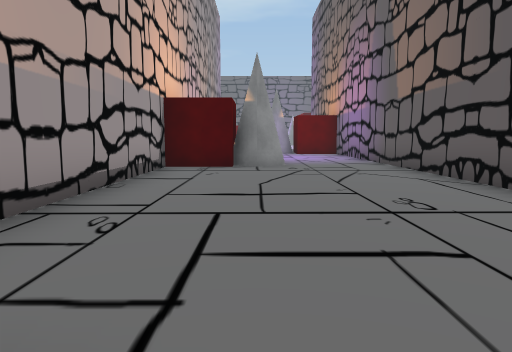
View 1 (above)

17 first-person views from a walk through a 3-D level made in the Unity game engine. The camera is 1.3 m above the floor, tilts 6° down and sees 70° across. The floor is counted in squares, 2 m on a side. Each view is taken from the middle of a square. On the plan, view 1 faces up. The plan holds only what a view shows up to about 11 squares ahead; the rest is blank. The place goes on beyond the plan. The player is left out. Some animated figures are not drawn.

View 2
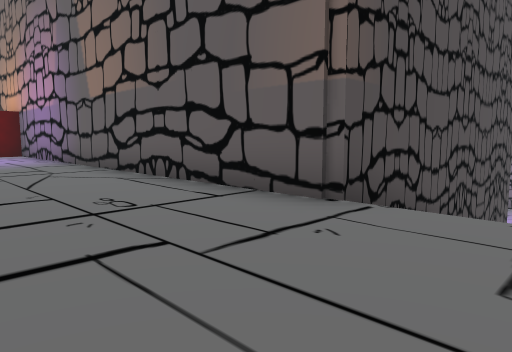

View 3
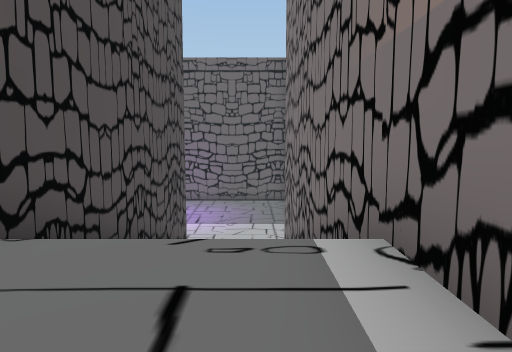

View 4
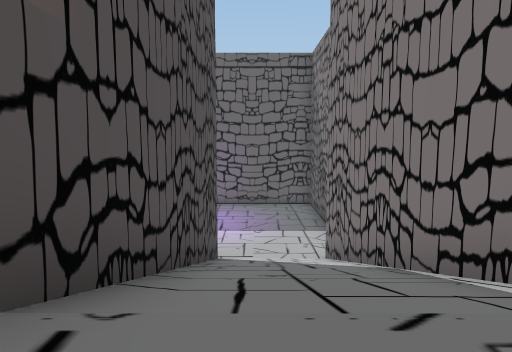

View 5
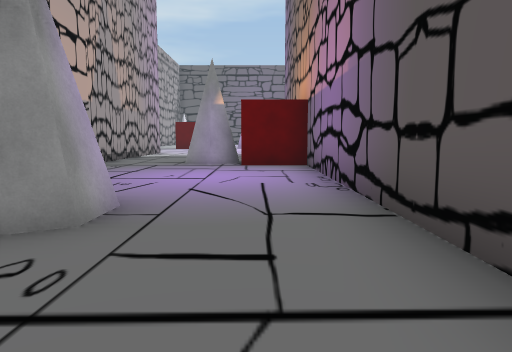

View 6
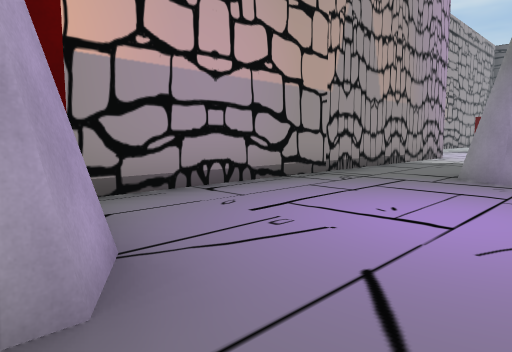

View 7
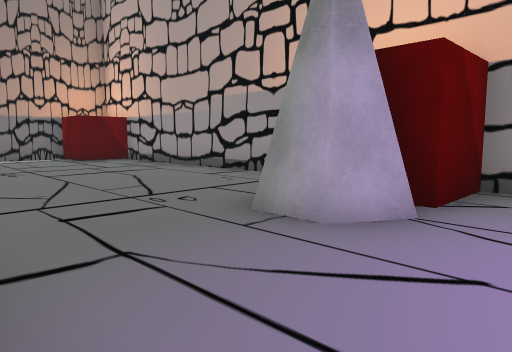

View 8
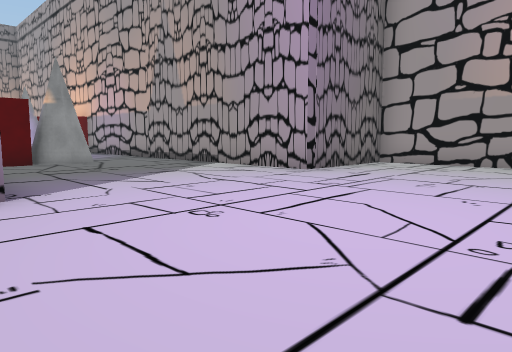

View 9
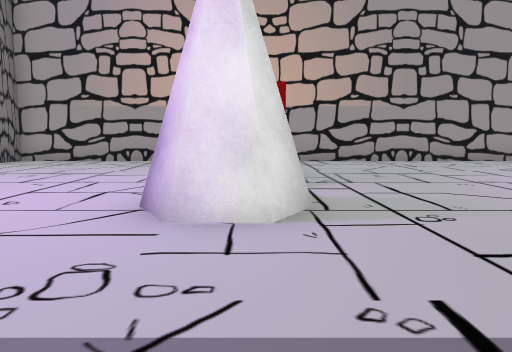

View 10
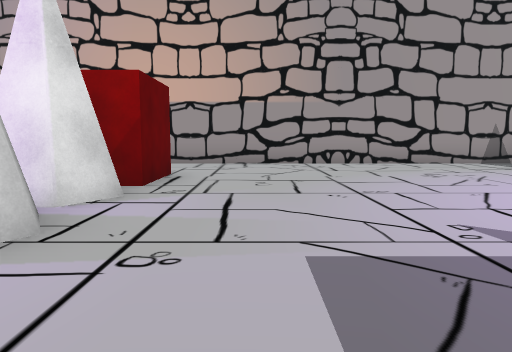

View 11
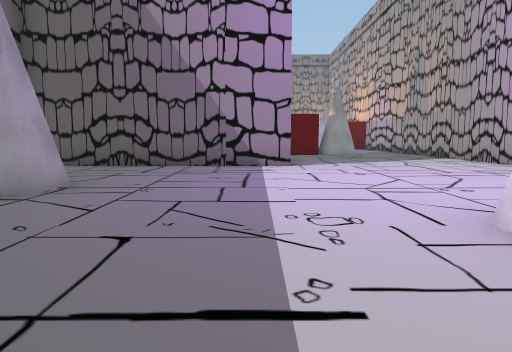

View 12
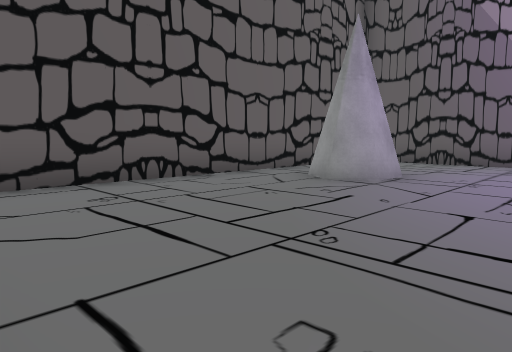

View 13
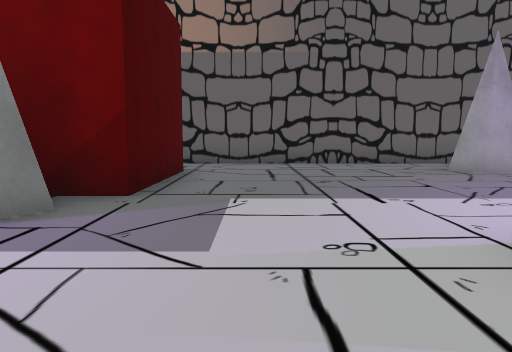

View 14
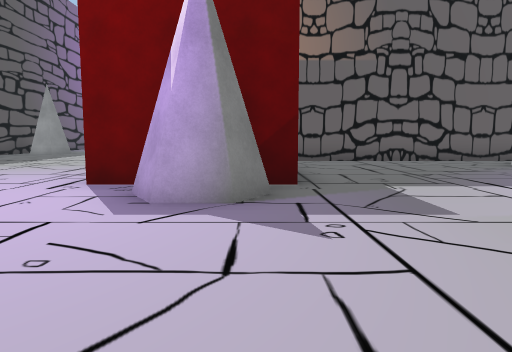

View 15
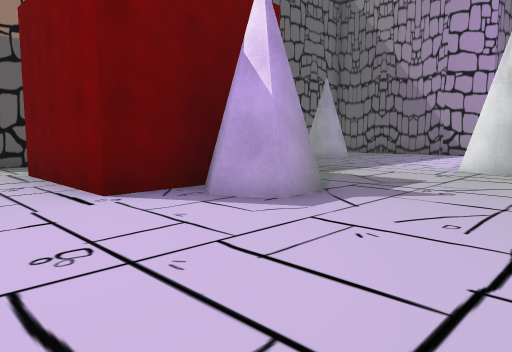

View 16
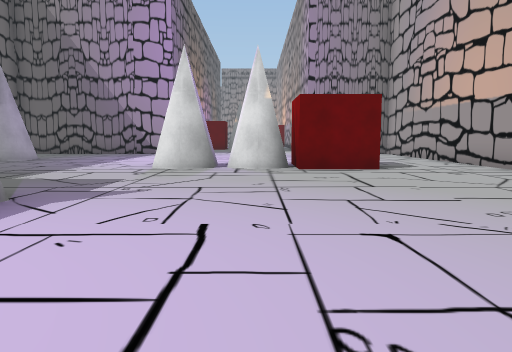

View 17
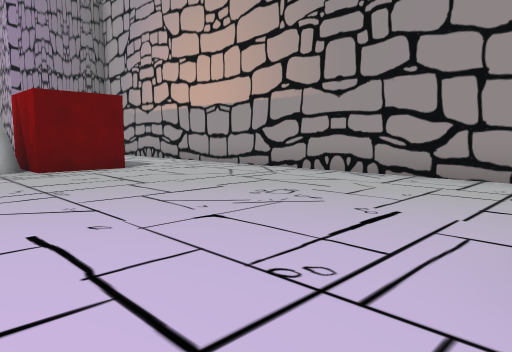

### Floor plan
Key: @ floor where view 1 was taken; # wall or solid block; . main floor; - floor 5 m lower than the main floor; / step, stairs or slope.
Columns run from 6 left of view 1 to 13 right of it. Each row starts with its distance up from view 1.
 36 #.  ...........
 35 #..............
 34 #.........####..#
 33 #........#####  #
 32 #........##### .#
 31 #...............#
 30 #...............#
 29 #...............#
 28 #...#####.......#
 27 #... ##.#.......#
 26 #............#..#
 25 #............#..#
 24 #...............#
 23 #.............. #
 22 #..............
 21 #####.....######
 20     #.....
 19     #.....
 18     #.....
 17     #....
 16     #..##
 15     #..####
 14     #.....#
 13     #.....#
 12     #.....#
 11     #.....#
 10     #.....#
  9     ###...#
  8     #.....#
  7     #.....#
  6     #.....#
  5     #.....#
  4     #.....#
  3     #.....#
  2     #.....########--
  1     #.....////////--
  0     ##@...////////--
 -1      #############--

Positions as (right, up) in squares from view 1, and headings:
1: (0, 0), facing up
2: (0, 0), facing up-right
3: (1, 0), facing right
4: (2, 1), facing right
5: (2, 6), facing up
6: (2, 9), facing up-left
7: (3, 11), facing down-left
8: (4, 26), facing down-left
9: (5, 28), facing left
10: (4, 30), facing left
11: (4, 30), facing down
12: (4, 31), facing down-right
13: (0, 30), facing right
14: (-1, 32), facing right
15: (0, 36), facing down-right
16: (0, 36), facing down
17: (1, 36), facing down-left
